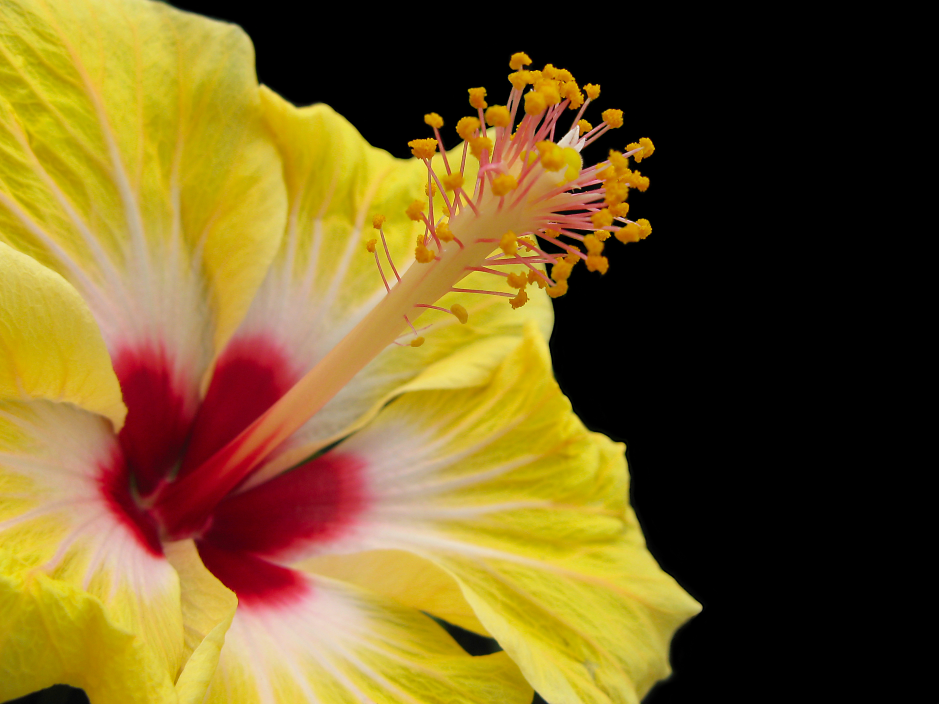
#> input picture hibiscus.jpg, 2816 x 2112 px (shown at 1/3 size)
$ jupyter execute --allow-errors PILSample.ipynb
#> lines starting #> are read from the running program, lines starting #| are printed output that depends on the picture
<a href="https://colab.research.google.com/github/sowmR/PILSample/blob/main/PILSample.ipynb" target="_parent"></a>

[cell 1]
import PIL
import matplotlib.pyplot as plt
import numpy as np

[cell 2]
# update the file path to the actual image location before running the below statement
image1File = "./robin_bird.jpg"
image2File = "./hibiscus.jpg"
fontFile = "./arial.ttf"
#> (the rest of this cell did not finish here and is left out)

#> (a cell that did not finish here is left out)

#> (a cell that did not finish here is left out)

[cell 5]
#crop image
left = 20
#> left = 20
top = 20
right = 1000
bottom =1000
#> (the rest of this cell did not finish here and is left out)

#> (a cell that did not finish here is left out)

## resize

 Image can be resized with respect to width and height.

 resize will take the width and height as tuple

 Reducing or increasing the size involves various algorithms called interpolation.

 ### Available Interpolation techniques:

  **Nearest** : It is the simplest. But poor quality. Pick one nearest pixel from the input image and ignore the rest.

  **BOX** :  Each pixel in the source image = (pixel in destination image) X (identical weight). Not a recommented option

  **BiLinear** : Decent quality. For resize calculate the output pixel value using linear interpolation of all pixels that may contribute to the output valie

  **hamming** : Produce a sharper image than BiLinear, doesn't have dislocation of the local level like in BOX

  **bicubic** : expensive in time-wise. Better quality. Sharper image.

  **lanczos** : expensive  in terms of time. Better quality. Sharper image

[cell 7]
# resizing the image
newsize = (500,500)
#> (the rest of this cell did not finish here and is left out)

## Add overlay

Required functions ImageDraw, ImageFont

ImageFont is used to set the font for the overlayed text

**Syntax**: PIL.ImageFont.truetype(font=None, size=10, index=0, encoding=”)

*Parameters*:

font – A truetype font file. Under Windows, if the file is not found in this filename, the loader also looks in Windows fonts/ directory.

size – The requested size, in points.

index – Which font face to load (default is first available face).

encoding – Which font encoding to use (default is Unicode).

Returns: A font object.

Exception: IOError – If the file could not be read.

[cell 8]
# add Text overlay
from PIL import ImageDraw, ImageFont
#> (the rest of this cell did not finish here and is left out)

[cell 9]
# add image overlay
# overlay a B/W image
ti1 = PIL.Image.open(image2File)
#> ti1 is the input picture: PIL image 2816x2112 RGB; mean R, G, B 116.3, 91.9, 34.5
ti1.thumbnail((600,600)) # preserve the aspect ratio
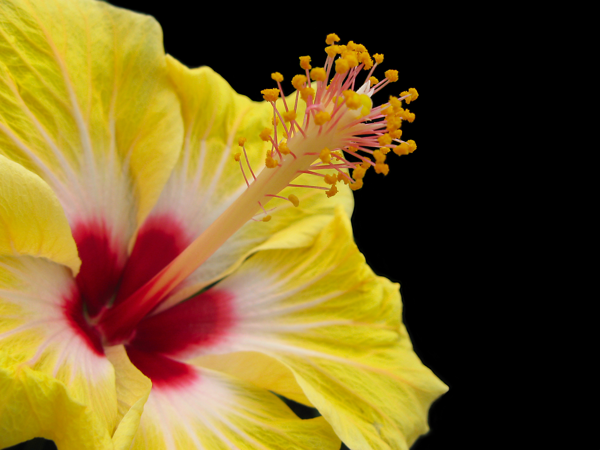
#> ti1: PIL image 600x450 RGB; mean R, G, B 116.4, 92, 34.6
# convert the thumbnail to B/W
ti1 = ti1.convert('L')
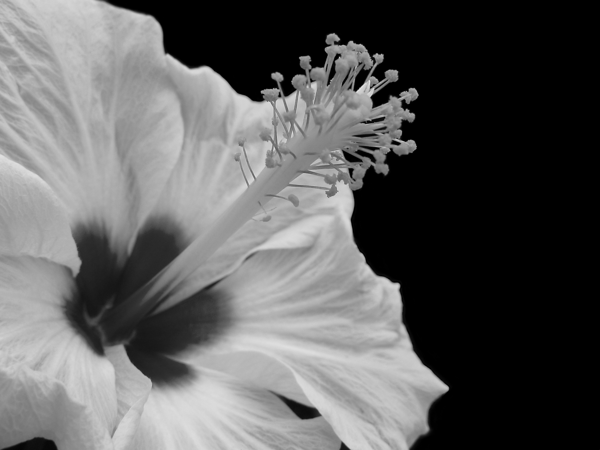
#> ti1: PIL image 600x450 L; min 0, max 232, mean 92.7
# overlay a Hue image
ti2 = PIL.Image.open(image2File)
ti2.thumbnail((600,600)) # preserve the aspect ratio
# convert the thumbnail to B/W
ti2 = ti2.convert('HSV')
#> ti2: PIL image 600x450 HSV; mean H, S, V 33.2, 111.8, 116.4

#> (the rest of this cell did not finish here and is left out)
